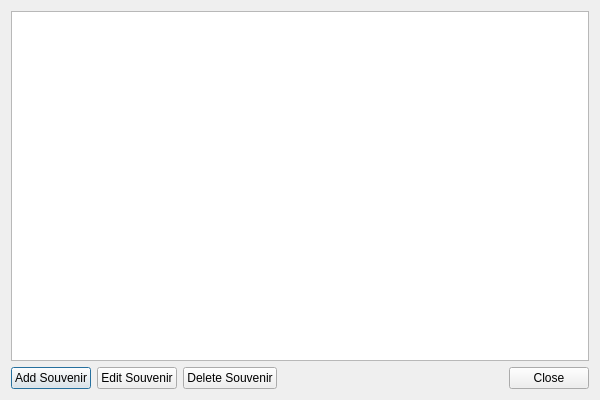
<?xml version="1.0" encoding="UTF-8"?>
<ui version="4.0">
 <class>SouvenirDialog</class>
 <widget class="QDialog" name="SouvenirDialog">
  <property name="geometry">
   <rect>
    <x>0</x>
    <y>0</y>
    <width>600</width>
    <height>400</height>
   </rect>
  </property>
  <property name="windowTitle">
   <string>Manage Souvenirs</string>
  </property>
  <layout class="QVBoxLayout" name="verticalLayout">
   <item>
    <widget class="QTableView" name="souvenirTableView">
     <property name="selectionMode">
      <enum>QAbstractItemView::SingleSelection</enum>
     </property>
     <property name="selectionBehavior">
      <enum>QAbstractItemView::SelectRows</enum>
     </property>
    </widget>
   </item>
   <item>
    <layout class="QHBoxLayout" name="horizontalLayout">
     <item>
      <widget class="QPushButton" name="addButton">
       <property name="text">
        <string>Add Souvenir</string>
       </property>
      </widget>
     </item>
     <item>
      <widget class="QPushButton" name="editButton">
       <property name="text">
        <string>Edit Souvenir</string>
       </property>
      </widget>
     </item>
     <item>
      <widget class="QPushButton" name="deleteButton">
       <property name="text">
        <string>Delete Souvenir</string>
       </property>
      </widget>
     </item>
     <item>
      <spacer name="horizontalSpacer">
       <property name="orientation">
        <enum>Qt::Horizontal</enum>
       </property>
       <property name="sizeHint" stdset="0">
        <size>
         <width>40</width>
         <height>20</height>
        </size>
       </property>
      </spacer>
     </item>
     <item>
      <widget class="QPushButton" name="closeButton">
       <property name="text">
        <string>Close</string>
       </property>
      </widget>
     </item>
    </layout>
   </item>
  </layout>
 </widget>
 <resources/>
 <connections/>
</ui> 
